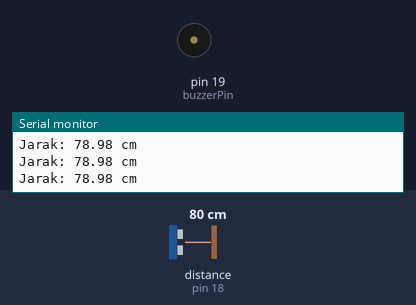
A sketch run on a simulated Arduino Uno, built with avr-gcc and run on an emulated ATmega328P. On the bench: buzzer (waves = sounding, pin HIGH), the last lines printed to the serial monitor. Wiring (inferred from the names in the program): ultrasonic range finder: trigger pin 5; echo pin 18. Inputs (shaded band) come from the test bench; at power-on: distance to the obstacle (sensor on pin 18) 80 cm. The echo pulse lasts 58.3 µs per cm; pins used as bus, display or sensor lines are not drawn.

Above: at 1.2 s.
1.3 s: distance to the obstacle (sensor on pin 18) set to 63 cm
2.8 s: distance to the obstacle (sensor on pin 18) set to 55 cm
At 3.2 s:
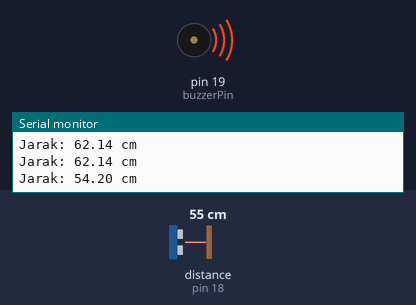
5.8 s: distance to the obstacle (sensor on pin 18) set to 120 cm
At 6.6 s:
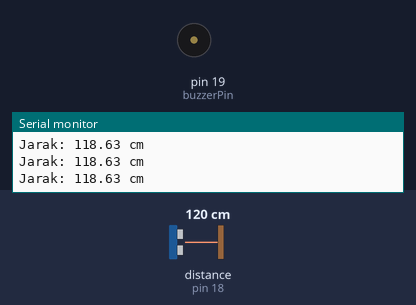
7.3 s: distance to the obstacle (sensor on pin 18) set to 35 cm
At 7.7 s:
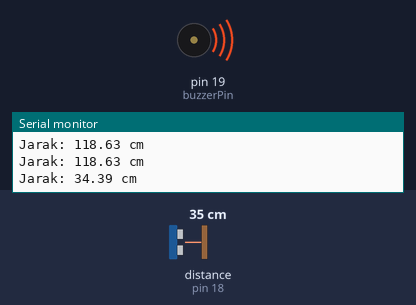
Timing chart, 0 to 11.3 s (numbered marks = the images above; inputs shaded):
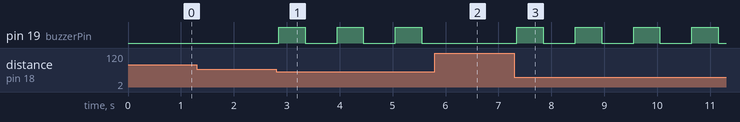

Measured:
- the behaviour switches between 61 and 60 cm on distance to the obstacle (sensor on pin 18) (found by bisection; images 0 and 1)
- after the input at 2.8 s, pin 19 (buzzerPin): alternates HIGH for 0.50 s and LOW for 0.60 s, starting after 0.05 s
- after the input at 5.8 s, pin 19 (buzzerPin): stays LOW (without the input it goes to HIGH after 0.36 s)
- after the input at 7.3 s, pin 19 (buzzerPin): alternates HIGH for 0.50 s and LOW for 0.60 s, starting after 0.05 s

The sketch:

main.ino
```cpp
// Konfigurasi Pin Utama
const int trigPin = 5;
const int echoPin = 18;
const int buzzerPin = 19;

// Laju Gelombang Suara (cm/us)
#define SOUND_SPEED 0.034

long duration;
float distanceCentimeters;

void setup() {
  Serial.begin(115200);

  pinMode(trigPin, OUTPUT);
  pinMode(echoPin, INPUT);
  pinMode(buzzerPin, OUTPUT);
}

void loop() {
  // Inisiasi Pemancaran Gelombang Trig 10 Mikrosekon
  digitalWrite(trigPin, LOW);
  delayMicroseconds(2);
  digitalWrite(trigPin, HIGH);
  delayMicroseconds(10);
  digitalWrite(trigPin, LOW);

  // Perhitungan Durasi Pantulan Sinyal Echo
  duration = pulseIn(echoPin, HIGH);

  // Kalkulasi Besaran Jarak Objek (cm)
  distanceCentimeters = duration * SOUND_SPEED / 2;

  // Output Nilai Pengukuran ke Serial Monitor
  Serial.print("Jarak: ");
  Serial.print(distanceCentimeters);
  Serial.println(" cm");

  // Pemrosesan Logika Peringatan Buzzer Berdasarkan Jarak
  if (distanceCentimeters < 10) {
    // Zona Kritis: Sinyal Bip Rapat / Kontinu
    digitalWrite(buzzerPin, HIGH);
    delay(50);
    digitalWrite(buzzerPin, LOW);
    delay(50);
  } else if (distanceCentimeters >= 10 && distanceCentimeters < 30) {
    // Zona Waspada: Sinyal Bip Frekuensi Menengah
    digitalWrite(buzzerPin, HIGH);
    delay(200);
    digitalWrite(buzzerPin, LOW);
    delay(200);
  } else if (distanceCentimeters >= 30 && distanceCentimeters < 60) {
    // Zona Peringatan Dini: Sinyal Bip Frekuensi Rendah
    digitalWrite(buzzerPin, HIGH);
    delay(500);
    digitalWrite(buzzerPin, LOW);
    delay(500);
  } else {
    // Zona Aman: Buzzer Nonaktif
    digitalWrite(buzzerPin, LOW);
  }

  delay(100);
}
```
